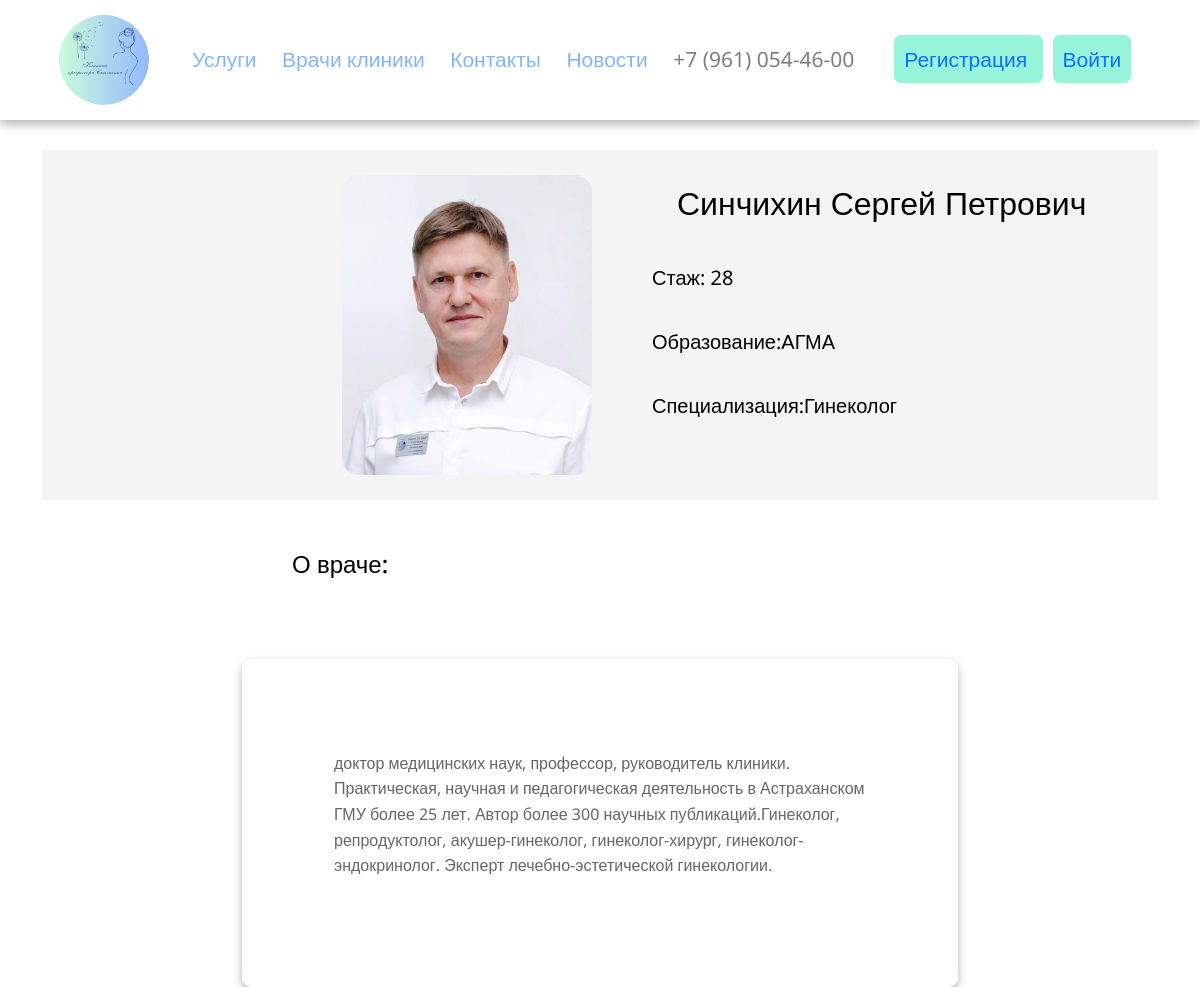
Page /doctors/1 on the committed database.
### clinic/models.py (models this page shows, shortened)
class Doctor(models.Model):
    first_name = models.CharField('Имя', max_length=50)
    last_name = models.CharField('Фамилия', max_length=50)
    middle_name = models.CharField('Отчество', max_length=50, blank=True)
    specialty = models.CharField('Специальность', max_length=100)
    education = models.CharField('Образование', max_length=100)
    experience_years = models.IntegerField('Опыт работы', default=0)
    biography = models.TextField('О враче', blank=True)
    photo = models.ImageField('Фото', upload_to='doctors_images/', blank=True)
    class Meta:
        verbose_name = 'Врач'
        verbose_name_plural = 'Врачи'

### clinic/views.py (the view)
# urls.py: path('doctors/<int:pk>', views.doctors_detail, name='doctors_detail'),
def doctors_detail(request, pk):
    doctor = get_object_or_404(
        Doctor,
        pk=pk
    )
    context = {
        'doctor': doctor,
    }
    return render(request, 'clinic/doctors_detail.html', context)

### templates/clinic/doctors_detail.html (shortened to what this page needs)
{% extends "base2.html" %}
{% block content %}
<div class="container">
    <div class="doctor-info">
        <div class="left-side">
            <div class="photo-container">
                <img src="{{ doctor.photo.url }}" alt="Фото врача">
            </div>
        </div>
        <div class="right-side">
            <h2>{{doctor.first_name}} {{doctor.last_name}} {{doctor.middle_name}}</h2>
            <div class="item">
              <p>Стаж: {{doctor.experience_years}}</p>
            </div>
            <div class="item">
              <p>Образование:{{doctor.education}}</p>
            </div>
            <div class="item">
              <p>Специализация:{{doctor.specialty}} </p>
            </div>
        </div>
    </div>
    <h1>О враче:</h1>
    <div class="outer-container">
      <div class="inner-container">
        <div class="text-content">
          <p>{{doctor.biography}}</p>
        </div>
      </div>
    </div>
  </div>
</body>
</html>
{% endblock %}

### static/css/style.css (style rules this page uses)
body { position: relative; font-family: 'Noto Sans', sans-serif; font-size: 21px; line-height: 1.4; color: #000; min-width: 32px; overflow-x: hidden; height: auto; }
* { margin: 0; padding: 0; }
.service_container h1, h2, h3, h4 { margin: 40px 45px 30px; line-height: 1.25; font-style: normal; font-family: 'PT Sans', sans-serif; font-weight: normal; }
.item { display: flex; align-items: center; gap: 10px; padding: 10px; border-radius: 5px; }
.doctor-info { display: flex; gap: 40px; margin-top: 30px; background-color: rgba(202, 198, 198, 0.2); height: 350px; align-items: center; }
.left-side { width: 50%; }
.right-side { width: 50%; margin: 40px 0px 100px; align-items: center; }
.right-side p { font-size: 20px; color: #000; }
.photo-container { width: 250px; height: 300px; border-radius: 17px; overflow: hidden; margin-left: 300px; }
.photo-container img { width: 100%; height: 100%; object-fit: cover; }
h1 { font-size: 24px; margin-bottom: 10px; }
p { font-size: 16px; color: #666; }
.outer-container { padding: 30px; margin-top: 30px; margin-left: 200px; margin-right: 200px; border: 2px solid #ffffff; border-radius: 10px; box-shadow: 0 4px 10px rgba(0, 0, 0, 0.3); }
.inner-container { padding: 20px; background-color: #fff; border-radius: 5px; }
.text-content { padding: 40px; line-height: 1.6; }
.container h1 { margin-left: 200px; padding: 50px; }

### rows in the picture
Doctor: photo (picture), first_name "Синчихин", last_name "Сергей", middle_name "Петрович", experience_years "28", education "АГМА", specialty "Гинеколог", biography "доктор медицинских наук, профессор, руководитель клиники. Практическая, научная и педагогическая деятельность в Астраханском ГМУ более 25 лет. Автор более 300 научных публикаций.Гинеколог, репродуктолог, акушер-гинеколог, гинеколог-хирург, гинеколог-эндокринолог. Эксперт лечебно-эстетической гинекологии."
